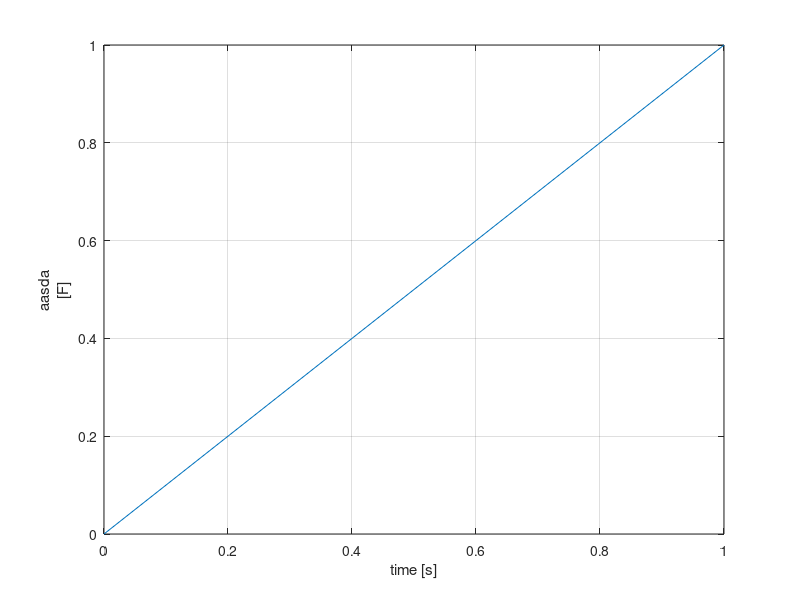

This chart was generated by the following MATLAB code: (Note: this script raises an error after producing the figure.)
clc
clear
close all


%% FIGURE 2D

f1 = figure();
ax = gca;
    plot([0,1], [0,1])
    grid on
xlabel('time [s]')
ylabel({'aasda';'[F]'})

% legend('Location','eastoutside')
ax.PlotBoxAspectRatio = [1.0000 0.7903 0.7903];

axpos_ini = ax.Position;
axpos_end = [0.1300 0.1100 0.7750 0.8150];

f1.Position = [680, 558, ... 
    axpos_end(3)/axpos_ini(3)*560   axpos_end(4)/axpos_ini(4)*420]; % [680   558   560   420];
ax.Position = axpos_end;



% ax.Position = [0.1300, 0.1100, 0.7750, 0.8150];

Save_Figure(f1, 'test.pdf', 'save', true, 'rotation', true)
% f1.InnerPosition = [7.0729 5.8021 6.8333 4.3750];

% Save_Figure(f1, 'test.pdf', 'save', true)


%% FIGURE 3D

f2 = figure();
    scatter3([0, 0, 1],[0, 1, 0],[1, 0, 0])
    box on
xlabel('X [mm]')
ylabel('Y [mm]')
zlabel({'Z';'[mm]'})

ax = gca;

Save_Figure(f2, 'test.pdf', 'save', false, 'rotation', true)